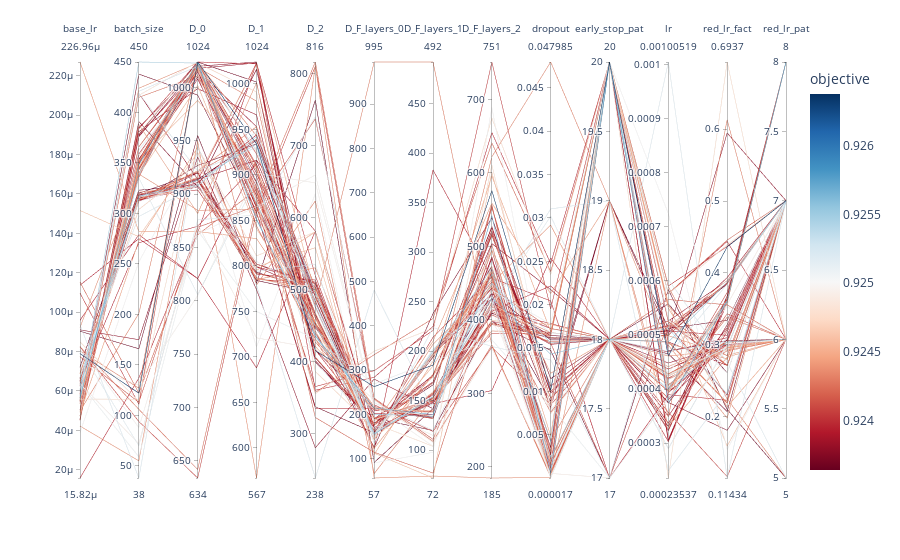

The notebook cell saved with this chart:
### Code cell
labels = {p_name:p_name[2:].replace("dense", "D")
                           .replace("feature", "F")
                           .replace("reduce", "red")
                           .replace("factor", "fact")
                           .replace("patience", "pat")
                           .replace("stopping", "stop")
                           .replace("learning_rate", "lr") for p_name in df.columns if p_name.startswith("p:")}

# df = px.data.iris()
fig = px.parallel_coordinates(df[:topk], 
                              color="objective",
                              dimensions=[p_name for p_name in df.columns if p_name.startswith("p:")],
                              labels=labels,
                              # range_color=[df.objective.min(), df.objective.max()],
                              color_continuous_scale=px.colors.diverging.RdBu,
                              # color_continuous_midpoint=0.89,
                             )
fig.show(renderer="jupyterlab")
